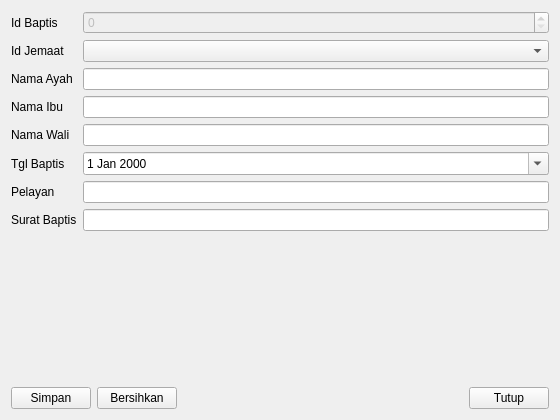
<?xml version="1.0" encoding="UTF-8"?>
<ui version="4.0">
 <class>BaptisForm</class>
 <widget class="QWidget" name="BaptisForm">
  <property name="geometry">
   <rect><x>0</x><y>0</y><width>560</width><height>420</height></rect>
  </property>
  <property name="windowTitle">
   <string>BaptisForm (Sederhana)</string>
  </property>
  <layout class="QVBoxLayout" name="verticalLayout">
   <item>
    <layout class="QFormLayout" name="formLayout">
     <item row="0" column="0">
      <widget class="QLabel" name="label_id_baptis">
       <property name="text"><string>Id Baptis</string></property>
      </widget>
     </item>
     <item row="0" column="1">
      <widget class="QSpinBox" name="id_baptis">
       <property name="enabled"><bool>false</bool></property>
       <property name="maximum"><number>2147483647</number></property>
      </widget>
     </item>

     <item row="1" column="0">
      <widget class="QLabel" name="label_id_jemaat">
       <property name="text"><string>Id Jemaat</string></property>
      </widget>
     </item>
     <item row="1" column="1">
      <widget class="QComboBox" name="id_jemaat"/>
     </item>

     <item row="2" column="0">
      <widget class="QLabel" name="label_nama_ayah">
       <property name="text"><string>Nama Ayah</string></property>
      </widget>
     </item>
     <item row="2" column="1">
      <widget class="QLineEdit" name="nama_ayah"/>
     </item>

     <item row="3" column="0">
      <widget class="QLabel" name="label_nama_ibu">
       <property name="text"><string>Nama Ibu</string></property>
      </widget>
     </item>
     <item row="3" column="1">
      <widget class="QLineEdit" name="nama_ibu"/>
     </item>

     <item row="4" column="0">
      <widget class="QLabel" name="label_nama_wali">
       <property name="text"><string>Nama Wali</string></property>
      </widget>
     </item>
     <item row="4" column="1">
      <widget class="QLineEdit" name="nama_wali"/>
     </item>

     <item row="5" column="0">
      <widget class="QLabel" name="label_tgl_baptis">
       <property name="text"><string>Tgl Baptis</string></property>
      </widget>
     </item>
     <item row="5" column="1">
      <widget class="QDateEdit" name="tgl_baptis">
       <property name="calendarPopup"><bool>true</bool></property>
      </widget>
     </item>

     <item row="6" column="0">
      <widget class="QLabel" name="label_pelayan">
       <property name="text"><string>Pelayan</string></property>
      </widget>
     </item>
     <item row="6" column="1">
      <widget class="QLineEdit" name="pelayan"/>
     </item>

     <item row="7" column="0">
      <widget class="QLabel" name="label_surat_baptis">
       <property name="text"><string>Surat Baptis</string></property>
      </widget>
     </item>
     <item row="7" column="1">
      <widget class="QLineEdit" name="surat_baptis"/>
     </item>
    </layout>
   </item>
   <item>
    <layout class="QHBoxLayout" name="buttonLayout">
     <item><widget class="QPushButton" name="btnSave"><property name="text"><string>Simpan</string></property></widget></item>
     <item><widget class="QPushButton" name="btnClear"><property name="text"><string>Bersihkan</string></property></widget></item>
     <item>
      <spacer name="hspacer">
       <property name="orientation"><enum>Qt::Horizontal</enum></property>
       <property name="sizeHint"><size><width>40</width><height>20</height></size></property>
      </spacer>
     </item>
     <item><widget class="QPushButton" name="btnClose"><property name="text"><string>Tutup</string></property></widget></item>
    </layout>
   </item>
  </layout>
 </widget>
 <resources/>
 <connections/>
</ui>
